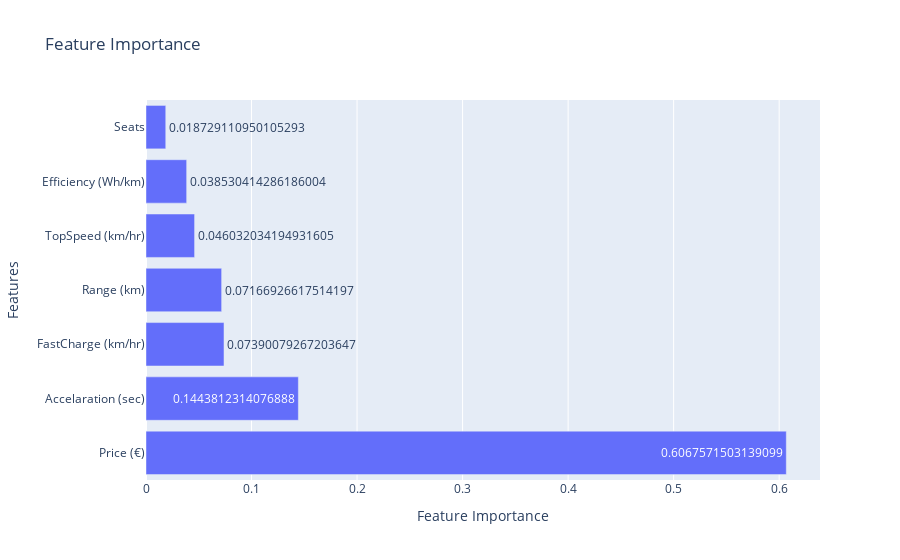

The notebook cell this image was saved under:
### Code cell
# Get the feature importance scores and create a dataframe for visualization
feature_importances = rf_model.feature_importances_
importance_df = pd.DataFrame({
    'Feature': feature_columns,
    'Importance': feature_importances}).sort_values(by='Importance', ascending=False)
fig = px.bar(importance_df, x='Importance', y='Feature', orientation='h', title='Feature Importance',
             labels={'Importance': 'Importance', 'Feature': 'Vehicle Features'})
fig.update_layout(xaxis_title='Feature Importance', yaxis_title='Features', showlegend=False)
fig.update_traces(text=importance_df['Importance'], textposition='auto')
fig.show()

### Figure 1 — Plotly figure (JSON) as saved in the notebook; plotly's stock layout.template omitted (floating-point values rounded to 4 significant figures)
{"data": [{"alignmentgroup": "True", "hovertemplate": "Importance=%{x}<br>Vehicle Features=%{y}<extra></extra>", "legendgroup": "", "marker": {"color": "#636efa", "pattern": {"shape": ""}}, "name": "", "offsetgroup": "", "orientation": "h", "showlegend": false, "text": [0.6068, 0.1444, 0.0739, 0.07167, 0.04603, 0.03853, 0.01873], "textposition": "auto", "type": "bar", "x": [0.6068, 0.1444, 0.0739, 0.07167, 0.04603, 0.03853, 0.01873], "xaxis": "x", "y": ["Price (€)", "Accelaration (sec)", "FastCharge (km/hr)", "Range (km)", "TopSpeed (km/hr)", "Efficiency (Wh/km)", "Seats"], "yaxis": "y"}], "layout": {"autosize": true, "barmode": "relative", "legend": {"tracegroupgap": 0}, "showlegend": false, "title": {"text": "Feature Importance"}, "xaxis": {"anchor": "y", "autorange": true, "domain": [0, 1], "range": [0, 0.6387], "title": {"text": "Feature Importance"}, "type": "linear"}, "yaxis": {"anchor": "x", "autorange": true, "domain": [0, 1], "range": [-0.5, 6.5], "title": {"text": "Features"}, "type": "category"}}}
